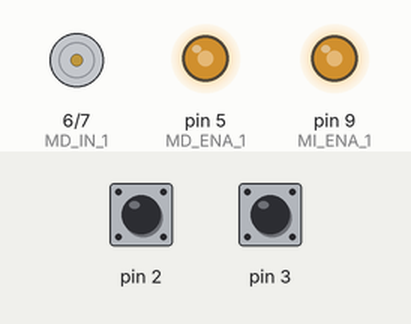
This sketch was run on a simulated Arduino Uno, built with avr-gcc and run on an emulated ATmega328P. Shown: motor-driver pin pairs drawn as motors (green arrow = first pin HIGH = forward, orange = second pin HIGH = backward, longer = more drive), output pins drawn as LEDs (lit = HIGH). The test bench sets the inputs (shaded band); at power-on: pin 2 HIGH, pin 3 HIGH. What the sketch prints to the serial monitor is not drawn.

Above: at 0.05 s.
At 2.45 s:
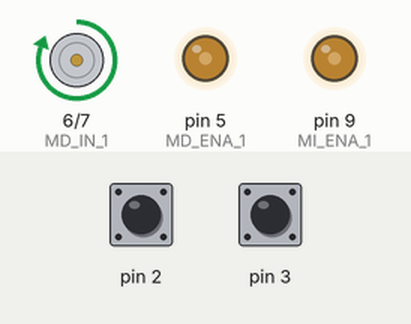
At 7.4 s:
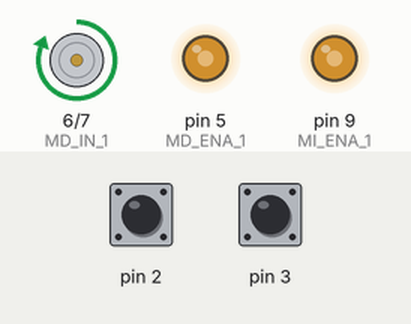
Timing chart, 0 to 13.5 s (numbered marks = the images above):
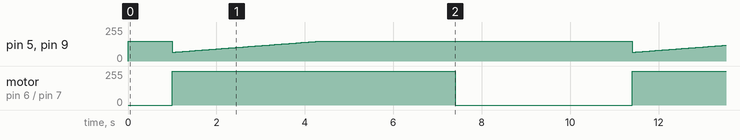

The sketch:

20180121.ino
```cpp
#define MD_ENA_1 5
#define MD_IN_1 6
#define MD_IN_2 7
#define MI_ENA_1 9
#define MI_IN_1 8
#define MI_IN_2 10
#define MD_VEL 150
#define MI_VEL 150
int pulsosMD=0;
int pulsosMI=0;
void pulsoD(){
  pulsosMD++;
  }
  void pulsoI(){
  pulsosMI++;
  }
void setup() {
  Serial.begin(9600);
  // put your setup code here, to run once:
  pinMode(MD_ENA_1,OUTPUT);
  pinMode(MD_IN_1,OUTPUT);
  pinMode(MD_IN_2,OUTPUT);
  pinMode(2,INPUT_PULLUP);
    pinMode(3,INPUT_PULLUP);
  analogWrite(MD_ENA_1,MD_VEL);
  analogWrite(MI_ENA_1,MI_VEL);
  attachInterrupt(digitalPinToInterrupt(2),pulsoD,RISING);
  attachInterrupt(digitalPinToInterrupt(3),pulsoI,RISING);
}

void loop() {
  // put your main code here, to run repeatedly:
  delay(1000);
  palante();
  delay(3000);
  libre();
  Serial.print(pulsosMI);
  Serial.print("---");
  Serial.print(pulsosMD);
  Serial.print("\n");
  pulsosMD=0;
  pulsosMI=0;
  delay(3000);
 // patras();
  //delay(3000);
  //freno();
  //delay(3000);


}
void palante(){
  int md_vel=65;
  int mi_vel=65;
  analogWrite(MD_ENA_1,md_vel);
  analogWrite(MI_ENA_1,mi_vel);
  digitalWrite(MD_IN_1,HIGH);
  digitalWrite(MD_IN_2,LOW);
  digitalWrite(MI_IN_1,HIGH);
  digitalWrite(MI_IN_2,LOW);

  while(md_vel<MD_VEL || mi_vel<MI_VEL){
    if(md_vel<MD_VEL){
        md_vel+=1;
        analogWrite(MD_ENA_1,md_vel);
      }
      if(mi_vel<MI_VEL){
        mi_vel+=1;
        analogWrite(MI_ENA_1,mi_vel);
      }
      delay(40);
   }
}
void patras(){
  digitalWrite(MD_IN_2,HIGH);
  digitalWrite(MD_IN_1,LOW);
  digitalWrite(MI_IN_2,HIGH);
  digitalWrite(MI_IN_1,LOW);
}
void freno(){
  digitalWrite(MD_IN_2,HIGH);
  digitalWrite(MD_IN_1,HIGH);
  digitalWrite(MI_IN_2,HIGH);
  digitalWrite(MI_IN_1,HIGH);
}
void libre(){
  digitalWrite(MD_IN_2,LOW);
  digitalWrite(MD_IN_1,LOW);
  digitalWrite(MI_IN_2,LOW);
  digitalWrite(MI_IN_1,LOW);
}
```

Measured:
- by itself, pin 5 (MD_ENA_1), pin 9 (MI_ENA_1): ramps from 66/255 to 150/255 and jumps back, once every 10.4 s
- by itself, motor on pin 6 (MD_IN_1) / pin 7 (MD_IN_2): alternates forward 255/255 for 6.4 s and stopped for 4.0 s
